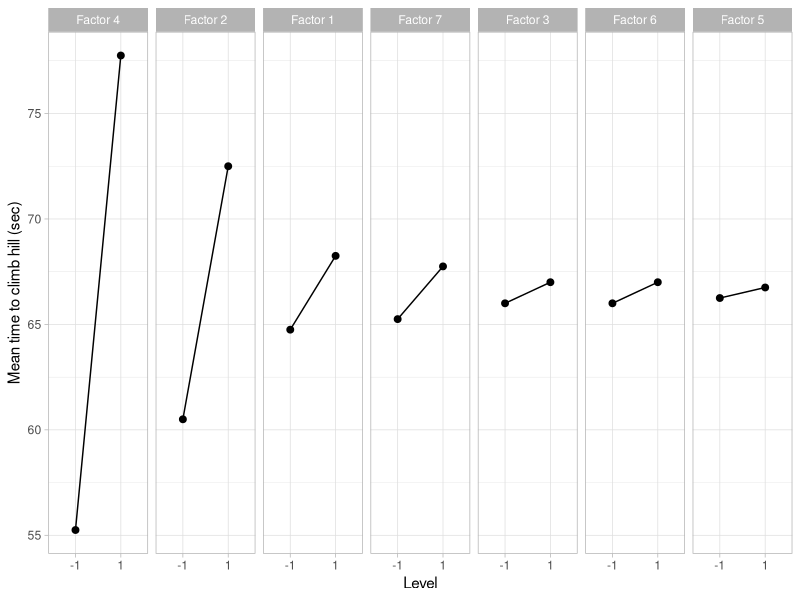
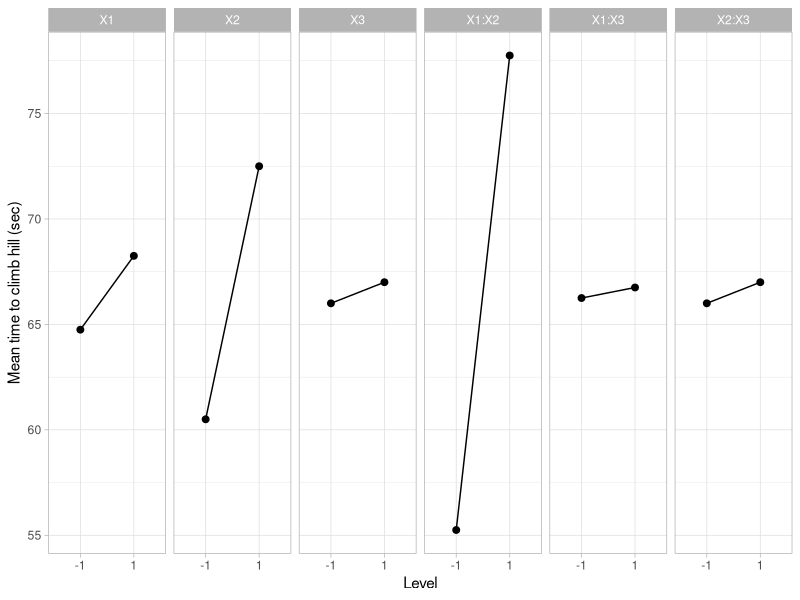

These figures' R source, in order:
## ---- chunk 1
#| code-fold: true
#| label: setup-doe-mean-plot
#| message: false
library(tidyverse)

# BOXBIKE2.DAT: Box, Hunter & Hunter (1978), "Statistics for Experimenters",
# Wiley, p. 391. A 2^(7-4) fractional factorial design measuring the time
# to climb a hill on a bicycle, with 7 two-level factors: seat height (X1),
# dynamo engaged (X2), handlebar angle (X3), gear (X4), raincoat on/off
# (X5), breakfast (X6), and tire pressure (X7). This 8-run table is entered
# directly, exactly as given in the source data file.
boxbike2 <- tribble(
  ~Y, ~X1, ~X2, ~X3, ~X4, ~X5, ~X6, ~X7,
  69, -1, -1, -1,  1,  1,  1, -1,
  52,  1, -1, -1, -1, -1,  1,  1,
  60, -1,  1, -1, -1,  1, -1,  1,
  83,  1,  1, -1,  1, -1, -1, -1,
  71, -1, -1,  1,  1, -1, -1,  1,
  50,  1, -1,  1, -1,  1, -1, -1,
  59, -1,  1,  1, -1, -1,  1, -1,
  88,  1,  1,  1,  1,  1,  1,  1
)

boxbike2_means <- boxbike2 |>
  pivot_longer(starts_with("X"), names_to = "factor", names_prefix = "X", values_to = "level") |>
  mutate(factor = as.integer(factor)) |>
  summarise(mean_y = mean(Y), .by = c(factor, level)) |>
  # order factors by the size of the location effect (max - min mean), to
  # match the "ranked list of important factors" reading of the plot
  mutate(effect = max(mean_y) - min(mean_y), .by = factor) |>
  arrange(desc(effect))

factor_order <- boxbike2_means |> distinct(factor, effect) |> arrange(desc(effect)) |> pull(factor)
boxbike2_means <- boxbike2_means |> mutate(factor = factor(factor, levels = factor_order))
## ---- chunk 2
#| code-fold: true
#| label: fig-doe-mean-plot-sample
#| fig-cap: "DOE mean plot of the BOXBIKE2.DAT data set, factors ordered by effect size"
ggplot(boxbike2_means, aes(factor(level), mean_y, group = factor)) +
  geom_line() +
  geom_point(size = 2) +
  facet_wrap(~factor, nrow = 1, labeller = labeller(factor = ~ paste("Factor", .))) +
  labs(x = "Level", y = "Mean time to climb hill (sec)") +
  theme_light()
## ---- chunk 3
#| code-fold: true
#| label: fig-doe-mean-plot-interaction
#| fig-cap: "DOE interaction effects plot for factors X1, X2, and X3 of the BOXBIKE2.DAT data set"
interaction_means <- boxbike2 |>
  transmute(Y, X1, X2, X3, `X1:X2` = X1 * X2, `X1:X3` = X1 * X3, `X2:X3` = X2 * X3) |>
  pivot_longer(-Y, names_to = "term", values_to = "level") |>
  mutate(term = factor(term, levels = c("X1", "X2", "X3", "X1:X2", "X1:X3", "X2:X3"))) |>
  summarise(mean_y = mean(Y), .by = c(term, level))

ggplot(interaction_means, aes(factor(level), mean_y, group = term)) +
  geom_line() +
  geom_point(size = 2) +
  facet_wrap(~term, nrow = 1) +
  labs(x = "Level", y = "Mean time to climb hill (sec)") +
  theme_light()
